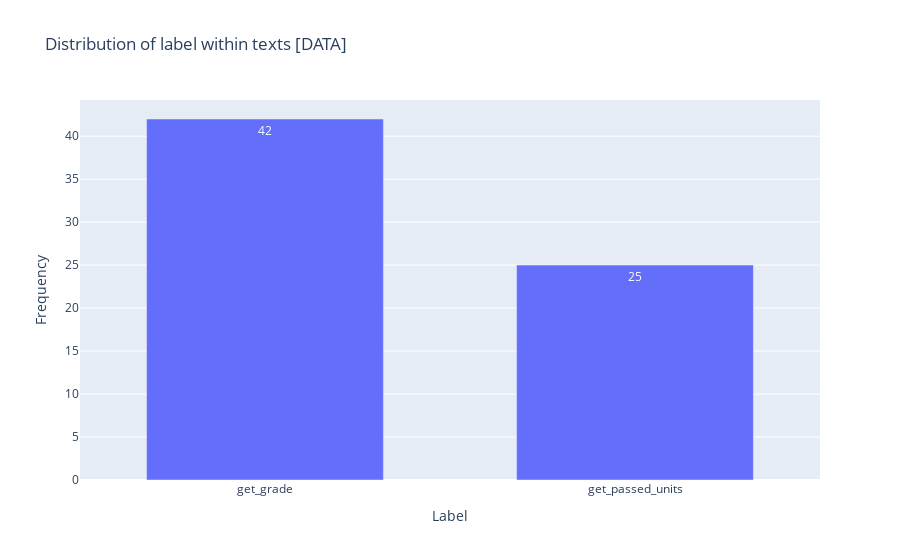

Notebook code for this chart:
### Code cell
groupby_label = data.groupby('label')['label'].count()
if is_interactive():
    fig = go.Figure()
    fig.add_trace(go.Bar(
        x=list(sorted(groupby_label.index)),
        y=groupby_label.tolist(),
        text=groupby_label.tolist(),
        textposition='auto'
    ))

    fig.update_layout(
        title_text='Distribution of label within texts [DATA]',
        xaxis_title_text='Label',
        yaxis_title_text='Frequency',
        bargap=0.2,
        bargroupgap=0.2)

    fig.show()

### Figure 1 — Plotly figure (JSON) as saved in the notebook; plotly's stock layout.template omitted (floating-point values rounded to 4 significant figures)
{"data": [{"text": ["42", "25"], "textposition": "auto", "type": "bar", "x": ["get_grade", "get_passed_units"], "y": [42, 25]}], "layout": {"bargap": 0.2, "bargroupgap": 0.2, "title": {"text": "Distribution of label within texts [DATA]"}, "xaxis": {"title": {"text": "Label"}}, "yaxis": {"title": {"text": "Frequency"}}}}
